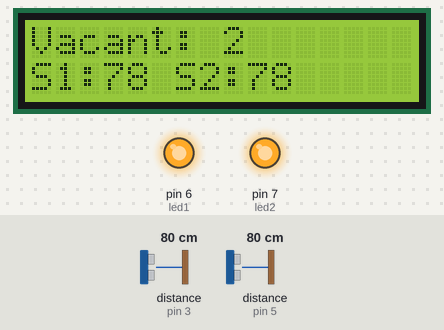
Simulated run of this sketch. Board: Arduino Uno, built with avr-gcc and run on an emulated ATmega328P. Shown: 16×2 character LCD, output pins drawn as LEDs (lit = HIGH). Wiring (inferred from the names in the program): 2 × ultrasonic range finder: trigger pin 2, echo pin 3 / trigger pin 4, echo pin 5. Inputs (shaded band) come from the test bench; at power-on: distance to the obstacle (sensors on pin 3, pin 5) 80 cm. The echo pulse lasts 58.3 µs per cm; pins used as bus, display or sensor lines are not drawn; what the sketch prints to the serial monitor is not drawn.

Above: at 3.2 s.
3.3 s: distance to the obstacle (sensor on pin 3) set to 12 cm
At 5.3 s:
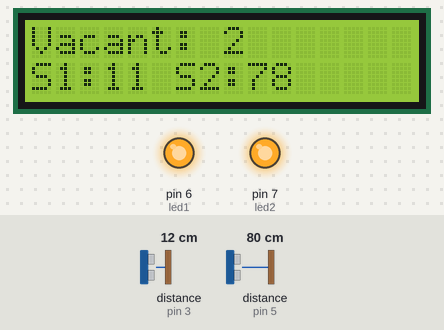
5.6 s: distance to the obstacle (sensor on pin 3) set to 9 cm
At 6.7 s:
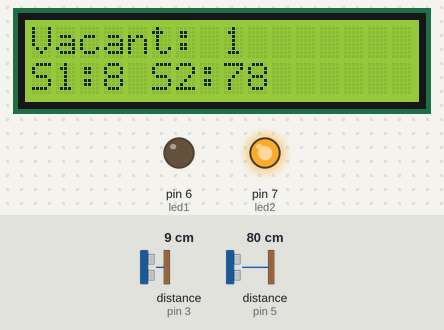
7.7 s: distance to the obstacle (sensor on pin 5) set to 12 cm
At 9.1 s:
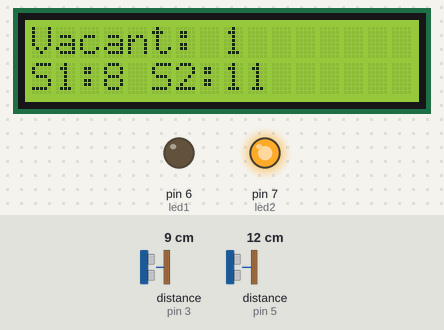
9.7 s: distance to the obstacle (sensor on pin 5) set to 9 cm
At 11.3 s:
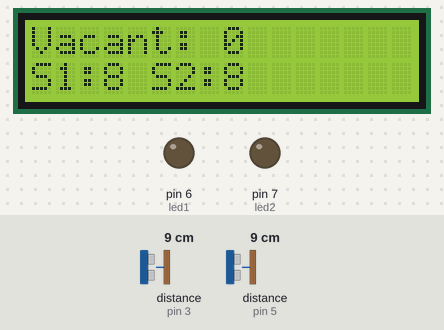
11.8 s: distance to the obstacle (sensor on pin 3) set to 18 cm
At 13.4 s:
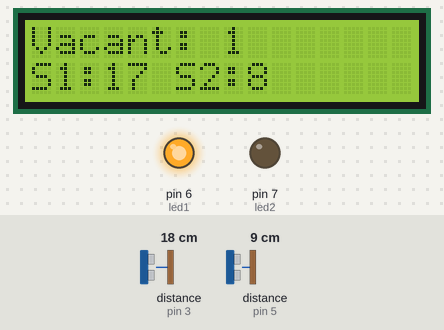
13.8 s: distance to the obstacle (sensor on pin 5) set to 2 cm
At 15.7 s:
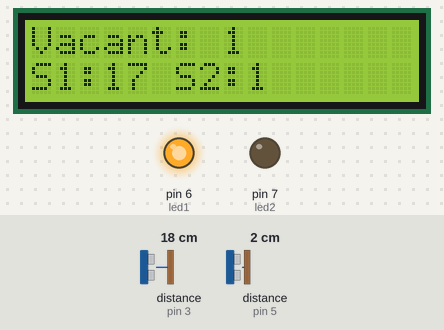
Timing chart, 0 to 16.9 s (numbered marks = the images above; inputs shaded):
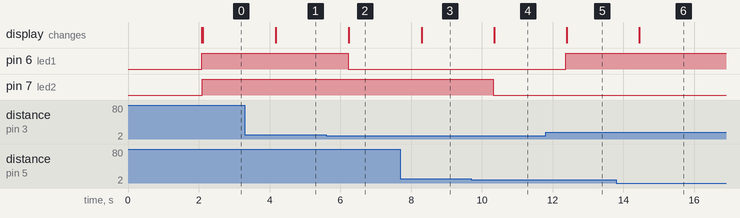

Measured:
- the behaviour switches between 11 and 10 cm on distance to the obstacle (sensor on pin 3) (found by bisection; images 1 and 2)
- the behaviour switches between 11 and 10 cm on distance to the obstacle (sensor on pin 5) (found by bisection; images 3 and 4)
- after the input at 3.3 s, the display: changes after 0.88 s (image 1)
- after the input at 5.6 s, pin 6 (led1): HIGH → LOW after 0.62 s; the display: changes after 0.64 s (image 2)
- after the input at 7.7 s, the display: changes after 0.60 s (image 3)
- after the input at 9.7 s, pin 7 (led2): HIGH → LOW after 0.62 s; the display: changes after 0.65 s (image 4)
- after the input at 11.8 s, pin 6 (led1): LOW → HIGH after 0.57 s; the display: changes after 0.60 s (image 5)
- after the input at 13.8 s, the display: changes after 0.65 s (image 6)

The sketch:

SmartParking.ino
```cpp
#include <Wire.h>
#include <LiquidCrystal_I2C.h>

// LCD Address: 0x27, 16 columns, 2 rows
LiquidCrystal_I2C lcd(0x27, 16, 2);

// Ultrasonic Sensor 1
const int trig1 = 2;
const int echo1 = 3;

// Ultrasonic Sensor 2
const int trig2 = 4;
const int echo2 = 5;

// LEDs indicating slot status
const int led1 = 6;
const int led2 = 7;

// Variables
long duration1, duration2;
float distance1, distance2;
int vacantSlots;

// Function to measure distance
float getDistance(int trigPin, int echoPin)
{
digitalWrite(trigPin, LOW);
delayMicroseconds(2);


digitalWrite(trigPin, HIGH);
delayMicroseconds(10);
digitalWrite(trigPin, LOW);

long duration = pulseIn(echoPin, HIGH);

float distance = duration * 0.034 / 2;
return distance;


}

void setup()
{
// Sensor Pins
pinMode(trig1, OUTPUT);
pinMode(echo1, INPUT);


pinMode(trig2, OUTPUT);
pinMode(echo2, INPUT);

// LED Pins
pinMode(led1, OUTPUT);
pinMode(led2, OUTPUT);

// LCD Initialization
lcd.init();
lcd.backlight();

// Serial Monitor (Optional)
Serial.begin(9600);

lcd.setCursor(0, 0);
lcd.print("Parking System");
delay(2000);
lcd.clear();


}

void loop()
{
// Read distances
distance1 = getDistance(trig1, echo1);
distance2 = getDistance(trig2, echo2);


vacantSlots = 0;

// Slot 1
if (distance1 > 10)
{
    digitalWrite(led1, HIGH);   // Vacant
    vacantSlots++;
}
else
{
    digitalWrite(led1, LOW);    // Occupied
}

// Slot 2
if (distance2 > 10)
{
    digitalWrite(led2, HIGH);   // Vacant
    vacantSlots++;
}
else
{
    digitalWrite(led2, LOW);    // Occupied
}

// LCD Display
lcd.clear();

lcd.setCursor(0, 0);
lcd.print("Vacant: ");
lcd.print(vacantSlots);

lcd.setCursor(0, 1);
lcd.print("S1:");
lcd.print((int)distance1);

lcd.print(" S2:");
lcd.print((int)distance2);

// Serial Output
Serial.print("Slot1: ");
Serial.print(distance1);
Serial.print(" cm | Slot2: ");
Serial.print(distance2);
Serial.print(" cm | Vacant: ");
Serial.println(vacantSlots);

delay(1000);


}
```
